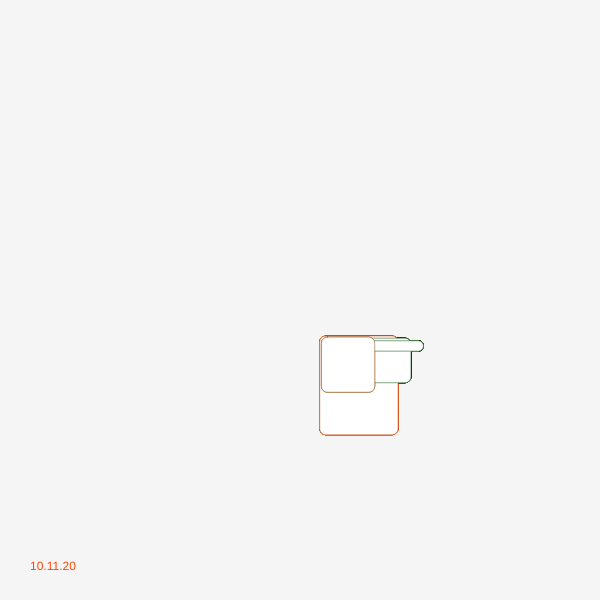
Frame 1 (no input)
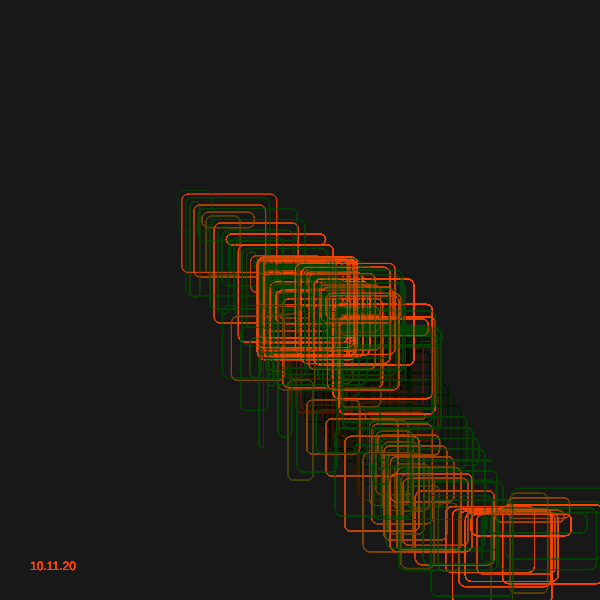
Frame 60 (no input)
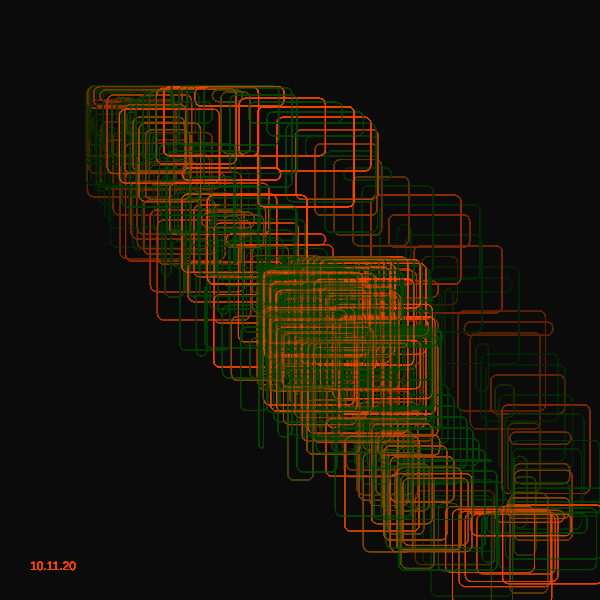
Frame 120 (the mouse pressed at the canvas centre since frame 60)

The p5.js sketch that drew these frames (run headless with seeded random() and noise() and a simulated clock; from frame 60 on, the mouse is pressed at the canvas centre):

// p5.js sketch
// ── sketch.js
let _aryObject = [];
let _tileNumT;
let _tileNumR;
let _ellipseRatio;
let _count;
let _stepR;
let _stepT;

function setup() {
  createCanvas(600, 600);
 
  // strokeJoin(MITER);
  
  _freqCount = 40;

  _count = 0;
  _ellipseRatio = 4;
  _tileNumT = 12;
  _tileNumR = 7;
  
  let layerNum = 40;
  let initT = int(random(_tileNumT));
  for (k = 1; k <= layerNum; k++) {
    let baseColor = 360 + random(20);
    _aryObject.push(new f(
      1, initT,
      color((baseColor + 180) % 360, 200, 50, 100),
      width/2/_tileNumR/layerNum*k
    ));
  }
}

function draw() {
  // clear();
 // blendMode(DIFFERENCE);
  background(0, 10);
  
  for (let i = 0; i < _aryObject.length; i++) {
    _aryObject[i].update();
    _aryObject[i].drawMe();
  }

  _count ++;
  noStroke()
  fill(255,69,0);
  text("10.11.20", 30, height-30);
  noFill();
  stroke(255,69,0);
}

class f {
  constructor(iR, iT, myColor,sw) {
    this.target_iR = iR;
    this.target_iT = iT;
    this.myColor = myColor;
    this.sw = sw *_ellipseRatio; 
    this.aryPoint = [];
  }

  setTarget() {
    _stepR = 4;
    _stepT = 2;
    this.iR = this.target_iR;
    this.iT = this.target_iT % _tileNumT;
    
    this.aryPoint.unshift([this.iR, this.iT]);

    let dir;
    if (this.iR <= _stepR) {
      dir = random(["down", "left", "right"]);
    } else if (this.iR >= _tileNumR-_stepR) {
      dir = random(["up", "left", "right"]);
    } else {
      dir = random(["up", "down", "left", "right"]);
    }

    if (dir == "up") { this.target_iR = this.iR - _stepR; }
    else if (dir == "down") { this.target_iR = this.iR + _stepR; }
    else if (dir == "left") { this.target_iT = this.iT - _stepT; }
    else if (dir == "right") { this.target_iT = this.iT + _stepT; }

    this.dR = (this.target_iR - this.iR) / (_freqCount+1);
    this.dT = (this.target_iT - this.iT) / (_freqCount+1);
  }
  
  update() {
    if (_count % _freqCount == 0) {
      this.setTarget();
    }

    if (this.target_iR == this.iR) { //dir = right or left
      this.aryPoint.unshift([this.iR, this.aryPoint[0][1] + this.dT]);
    } else if (this.target_iT == this.iT) {
      this.aryPoint.unshift([this.aryPoint[0][0] + this.dR, this.iT]);
    }

    while (this.aryPoint.length >= 20) {
      this.aryPoint.pop();
    }
  }

  drawMe() {
  
    strokeWeight(0.5)
    // noStroke()
    
    push();
    translate(width/2, height/2);

    for (let i = 0; i < this.aryPoint.length; i++) {
      var x =  width / 2 / _tileNumR * this.aryPoint[i][0] * cos(3.5*PI / _tileNumT * this.aryPoint[i][1]);
      var y = height / 2 / _tileNumR * this.aryPoint[i][0] * sin(4*PI / _tileNumT * this.aryPoint[i][1]);
      // rotate(sin(x/2))
      stroke(255*sin(x),69,0);
      rect(x, y, sin(x)*100, sin(y)*100, 6, 6);
    }
   
    pop();
  }
}
